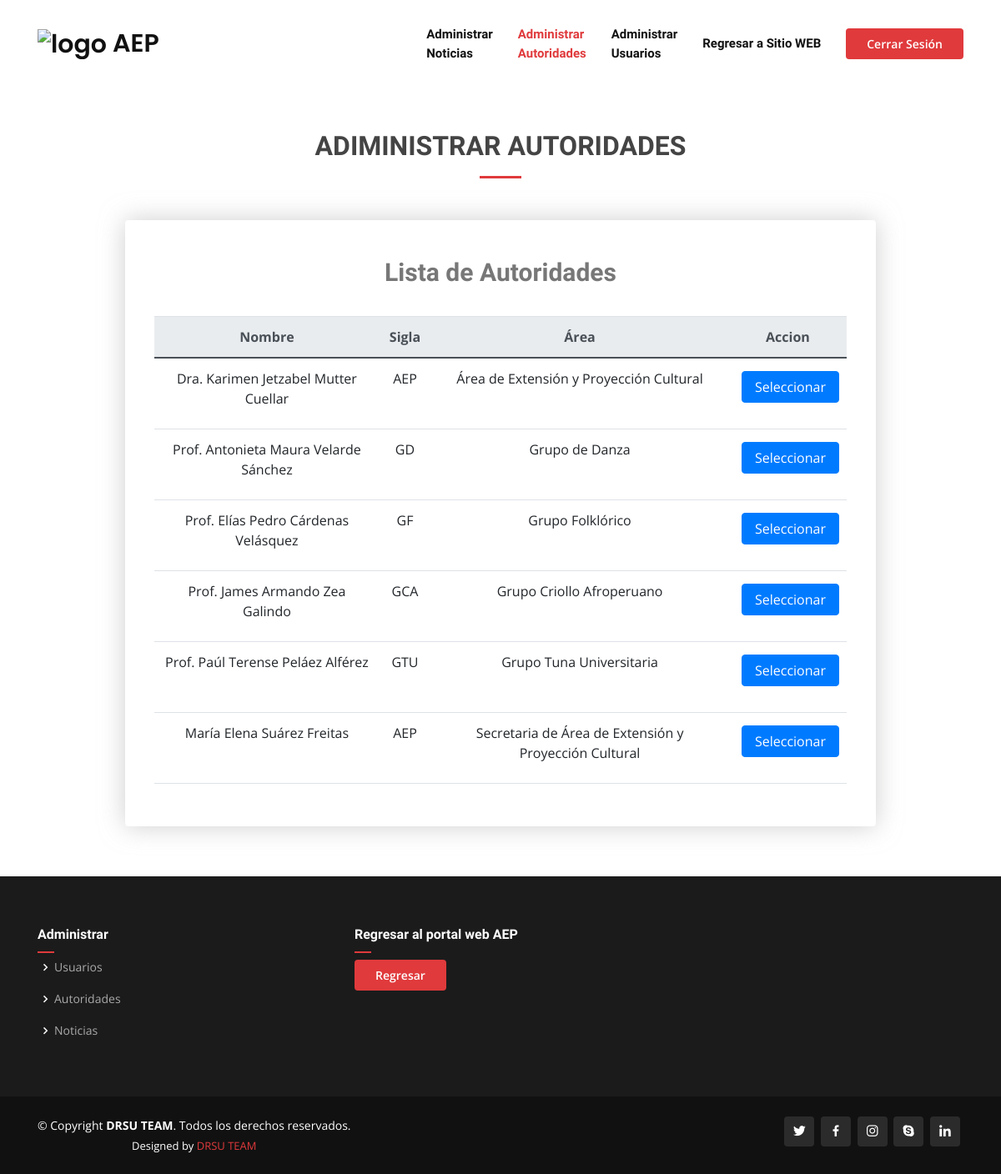
Page /aep/aep/autoridades/autoridad.php (signed in) on the committed database.
### tables this page shows
CREATE TABLE `aep_autoridad` (
  `sql_autoridad_id` int(10) UNSIGNED NOT NULL,
  `sql_autoridad_nombre` varchar(250) DEFAULT NULL,
  `sql_autoridad_email` varchar(250) DEFAULT NULL,
  `sql_autoridad_imagen` varchar(250) DEFAULT NULL,
  `sql_autoridad_area_id` int(10) UNSIGNED NOT NULL
);

CREATE TABLE `aep_area` (
  `sql_area_id` int(10) UNSIGNED NOT NULL,
  `sql_area_nombre` varchar(250) NOT NULL,
  `sql_area_sigla` varchar(40) NOT NULL,
  `sql_area_jefatura` int(5) DEFAULT NULL
);

### aep/aep/autoridades/autoridad.php (the view, shortened to what this page needs)
<?php require('../drsu_template/header.php');?>
<?php
$sentencia_sql= $conexion->prepare("SELECT
    aep_autoridad.sql_autoridad_id,
    aep_autoridad.sql_autoridad_nombre,
    aep_autoridad.sql_autoridad_imagen,
    aep_autoridad.sql_autoridad_email,
    aep_autoridad.sql_autoridad_area_id,
    aep_area.sql_area_nombre,
    aep_area.sql_area_sigla
    FROM aep_autoridad
    JOIN aep_area ON aep_autoridad.sql_autoridad_area_id=aep_area.sql_area_id
    ORDER BY aep_autoridad.sql_autoridad_id ASC;");
$sentencia_sql->execute();
$lista_autoridades=$sentencia_sql->fetchAll(PDO::FETCH_ASSOC);
?>
    <section id="contact" class="contact">
        <div class="container">
            <div class="section-title">
                <br/><br/>
                <h2>Adiministrar Autoridades</h2>
            </div>
            <div class="row">
            <center>
                <div class="col-lg-10">
                    <div class="row">
                        <div class="col-md-12">
                            <div class="info-box">
                                <h3>Lista de Autoridades</h3>
                                <br/>
                                <table class="table table-hover">
                                   <thead class="thead-light " >
                                        <tr>
                                            <th>Nombre</th>
                                            <th>Sigla</th>
                                            <th>Área</th>
                                            <th>Accion</th>
                                        </tr>
                                    </thead>
                                    <tbody>
                                    <?php foreach($lista_autoridades as $auto) { ?>
                                    <tr>
                                        <td><?php echo $auto['sql_autoridad_nombre']; ?></td>
                                        <td><?php echo $auto['sql_area_sigla'];?></td>
                                        <td><?php echo $auto['sql_area_nombre'];?></td>
                                    <td>
                                        <form action="selec.php" method="post">
                                            <div class ="form-group">
                                                <div class="cambio_boton">
                                                <input type="submit" name="accion" value="Seleccionar" class="btn btn-primary"/>
                                            </div>
                                            </div>
                                        </form>
                                    </td>
                                    </tr>
                                    <?php  } ?>
                                    </tbody>
                                </table>
                            </div>
                        </div>
                    </div>
                </div>
             </center>
            </div>
        </div>
    </section>
<?php
require('../drsu_template/footer.php');
?>

### aep/assets/css/style.css (style rules this page uses)
body { font-family: "Open Sans", sans-serif; color: #444444; }
h1, h2, h3, h4, h5, h6 { font-family: "Raleway", sans-serif; }
section { padding: 60px 0; overflow: hidden; position: relative; }
.section-title { text-align: center; padding-bottom: 30px; position: relative; }
.section-title h2 { font-size: 32px; font-weight: bold; text-transform: uppercase; margin-bottom: 20px; padding-bottom: 20px; position: relative; }
.section-title h2::after { content: ""; position: absolute; display: block; width: 50px; height: 3px; background: #e03a3c; bottom: 0; left: calc(50% - 25px); }
.contact .info-box { color: #444444; text-align: center; box-shadow: 0 0 30px rgba(174, 174, 175, 0.6); padding: 35px; border-radius: 4px; }
.contact .info-box h3 { font-size: 30px; color: #777777; font-weight: 700; margin: 10px 0; text-align: center; }

### aep/assets/css/customstyle.css (style rules this page uses)
.cambio_boton input { margin: 3px; width: 100%; }

### rows in the picture
aep_autoridad: sql_autoridad_nombre "Dra. Karimen Jetzabel Mutter Cuellar", aep_area.sql_area_sigla "AEP", aep_area.sql_area_nombre "Área de Extensión y Proyección Cultural"
aep_autoridad: sql_autoridad_nombre "Prof. Antonieta Maura Velarde Sánchez", aep_area.sql_area_sigla "GD", aep_area.sql_area_nombre "Grupo de Danza"
aep_autoridad: sql_autoridad_nombre "Prof. Elías Pedro Cárdenas Velásquez", aep_area.sql_area_sigla "GF", aep_area.sql_area_nombre "Grupo Folklórico"
aep_autoridad: sql_autoridad_nombre "Prof. James Armando Zea Galindo", aep_area.sql_area_sigla "GCA", aep_area.sql_area_nombre "Grupo Criollo Afroperuano"
aep_autoridad: sql_autoridad_nombre "Prof. Paúl Terense Peláez Alférez", aep_area.sql_area_sigla "GTU", aep_area.sql_area_nombre "Grupo Tuna Universitaria"
aep_autoridad: sql_autoridad_nombre "María Elena Suárez Freitas", aep_area.sql_area_sigla "AEP", aep_area.sql_area_nombre "Secretaria de Área de Extensión y Proyección Cultural"
